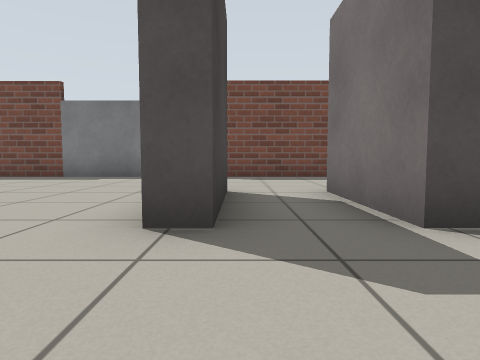
[1] (above)

24 first-person views from a walk through a Gazebo world. The camera is 0.5 m above the floor, tilts 4° down and sees 75° across. The floor is counted in squares, 1 m on a side. Each view is taken from the middle of a square. On the plan, view 1 faces up. The plan holds only what a view shows up to about 9 squares ahead; the rest is blank.

[2]
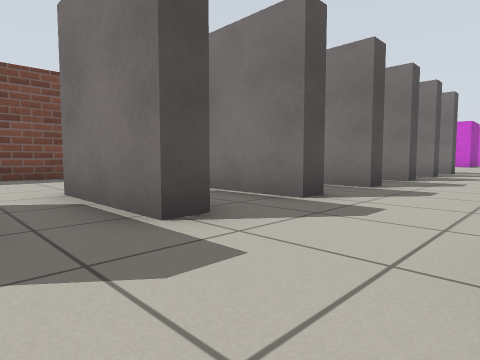

[3]
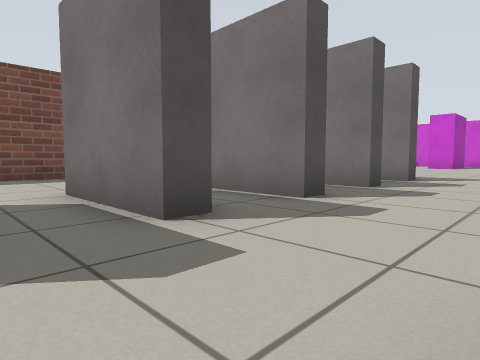

[4]
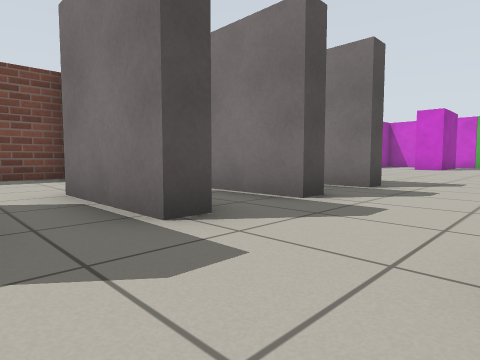

[5]
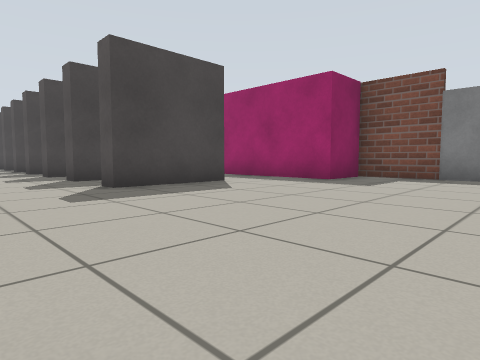

[6]
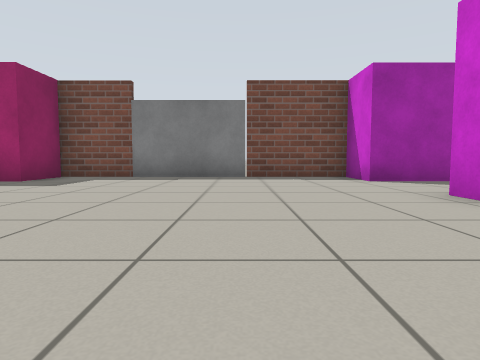

[7]
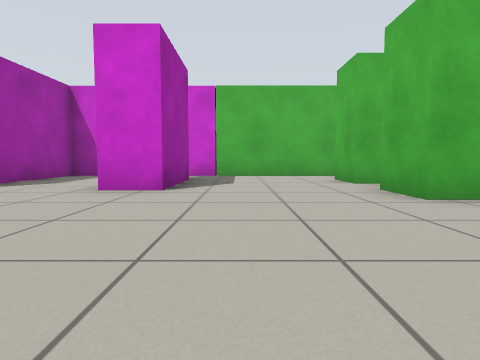

[8]
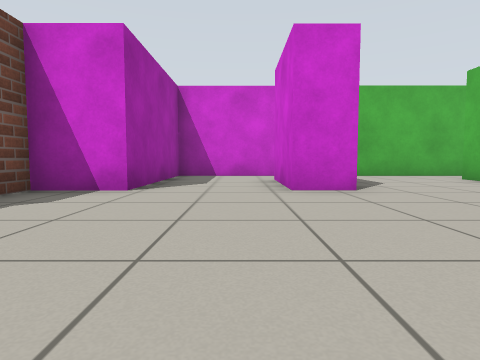

[9]
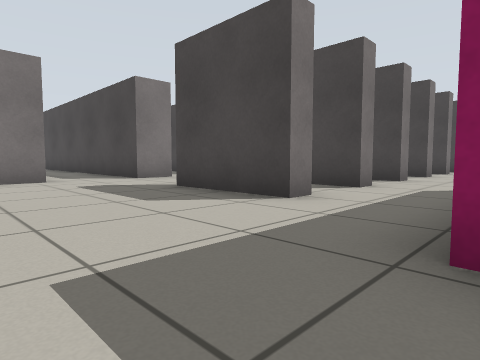

[10]
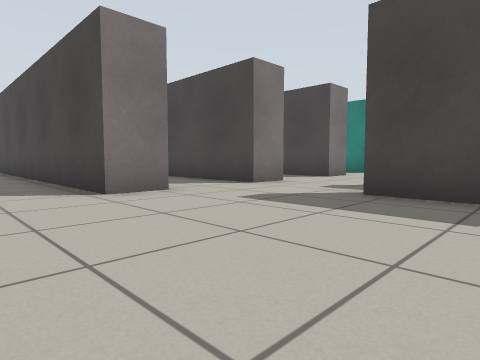

[11]
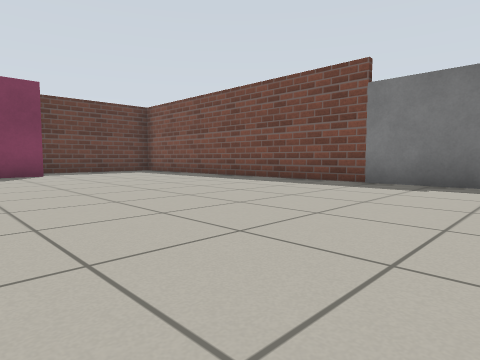

[12]
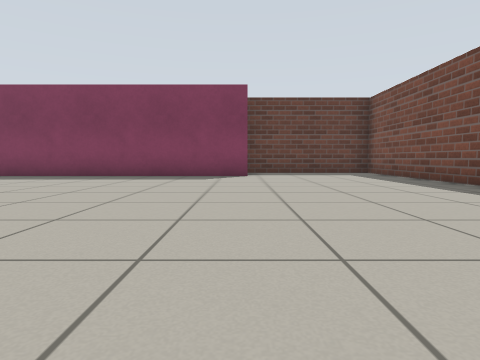

[13]
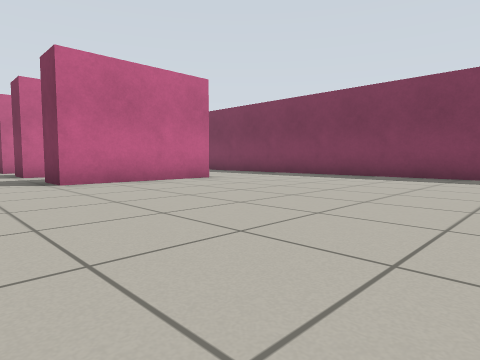

[14]
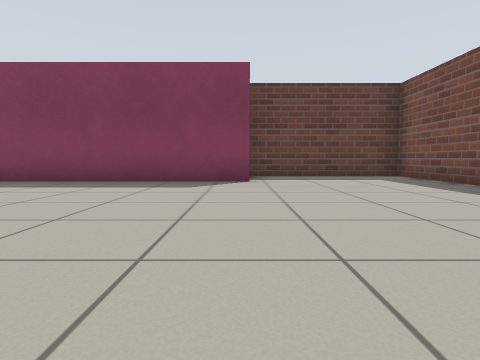

[15]
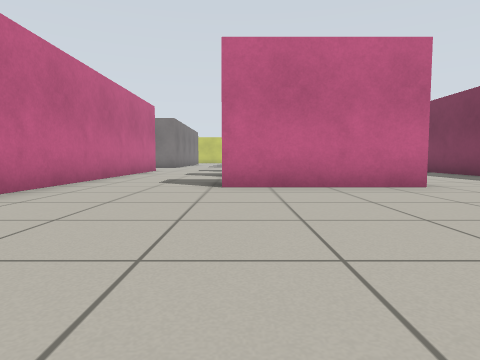

[16]
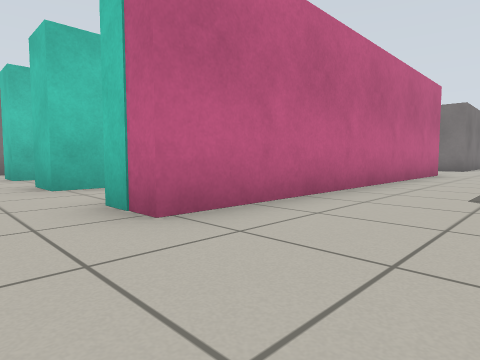

[17]
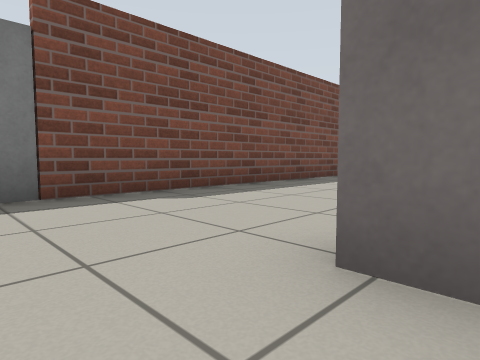

[18]
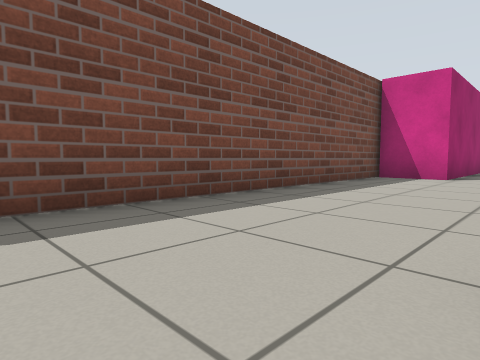

[19]
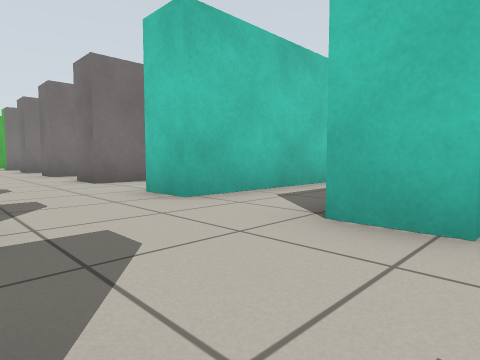

[20]
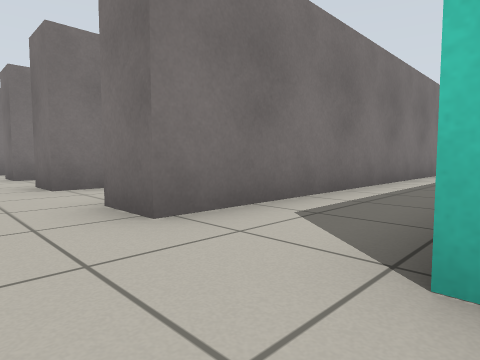

[21]
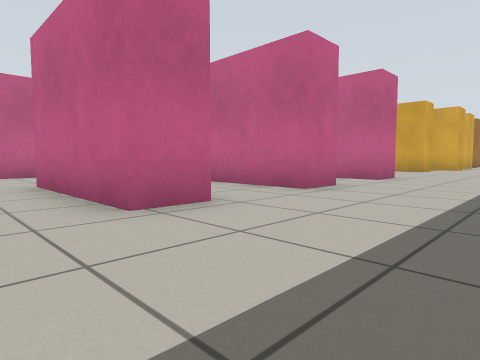

[22]
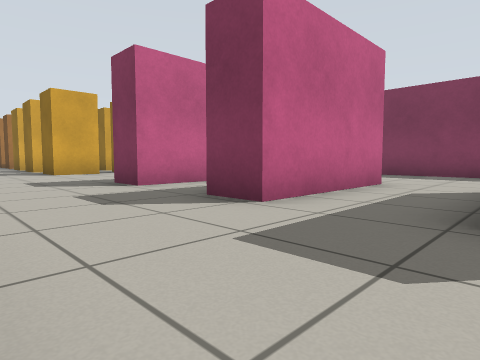

[23]
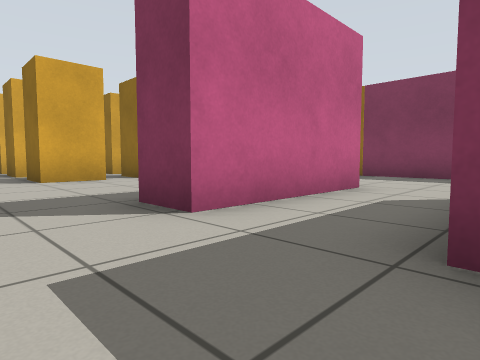

[24]
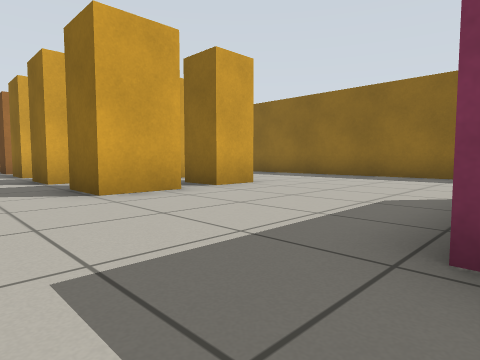

### Floor plan
Points are (right, up) in squares from view 1. A wall is a line through its corners. A room is listed if a view was taken in it or the views show most of it. See-through windows are left out.
Room 1 (views 1, 2, 4, 5, 6, 7, 8, 9, 10, 19, 20)
walls: (13.3, -0.3) (14.3, -0.3); (11.3, 4.7) (11.8, 4.7) (11.8, 2.2) (11.3, 2.2) (11.3, 3.1); (15.2, 8.3) (13.3, 8.3) (13.3, 6.7) (11.6, 6.7); (9.8, 4.7) (9.8, 2.2) (9.3, 2.2); (10.3, -0.3) (11.3, -0.3); (19.7, -0.3) (21, -0.3); (7.8, 2.2) (7.3, 2.2); (22.1, -0.9) (22.1, -0.3) (23.4, -0.3); (7.3, -0.3) (8.3, -0.3); (23.4, 3.2) (20.8, 3.2) (20.8, 4.2) (23.4, 4.2); (5.9, 2.2) (5.3, 2.2); (24.8, -0.4) (24.8, 6.7) (20.8, 6.7) (20.8, 8.3) (18.5, 8.3); (3.9, 2.2) (3.3, 2.2); (4.3, -0.3) (5.4, -0.3); (1.9, 2.2) (1.3, 2.2); (1.3, -0.3) (2.4, -0.3); (-1.7, -0.3) (-0.6, -0.3)
ways out: opening at (1, 3.5) to room 2; opening at (3, 3.5) to room 2; opening at (5, 3.5) to room 2; opening at (6.1, -0.2) to room 2; opening at (7, 3.5) to room 2; opening at (9, 3.5) to room 2; opening at (11, 3.5) to room 3; opening at (12, 5.5) to room 3; opening at (18.5, -1); gap at (22, -1)
objects: door leaf (16, 8) to (18, 8)
Room 2 (views 3, 11, 12, 13, 14, 15, 16, 17, 18, 21, 22, 23, 24)
walls: (-1.7, -9.4) (-1.7, -0.3); (4.3, -3.9) (4.3, -0.3); (7.3, -9.1) (7.3, -0.3); (1.3, -1.1) (1.3, -0.3); (-6, -13.2) (-4.7, -13.2) (-4.7, -14.5); (-5, -15.7) (-4.7, -15.7) (-4.7, -17); (-8.2, -9.4) (-8.2, -8.3) (-4.7, -8.3) (-4.7, -9.4); (-8.2, -6.4) (-8.2, -5.3) (-4.7, -5.3) (-4.7, -6.4); (-7.9, -13.2) (-6.8, -13.2) (-6.8, -14.4); (-8.2, -3.4) (-8.2, -2.3) (-4.7, -2.3) (-4.7, -3.4); (-4.7, -18.2) (-4.7, -19.5); (1.3, 2.2) (1.3, 4.8); (8.3, -0.3) (8.3, -1.2); (3.3, 2.2) (3.3, 4.1); (5.3, 2.2) (5.3, 4.7) (5.8, 4.7) (5.8, 4.1); (10.3, -1.1) (10.3, -0.3); (7.3, 2.2) (7.3, 4.7) (7.8, 4.7) (7.8, 2.2); (-0.7, 4.1) (-0.7, 4.8); (11.3, -0.3) (11.3, -3.5); (-11.7, -4.2) (-11.7, -13.2); (-0.2, 4.8) (-0.2, 2.2) (-0.7, 2.2); (9.3, 2.2) (9.3, 4); (13.3, -0.7) (13.3, -0.3); (14.3, -0.3) (14.3, -7.1); (9.3, 4.7) (9.8, 4.7); (-4.6, 8.3) (-13.5, 8.3) (-13.5, 4.2); (-11.7, 4.3) (-11.7, -2.7); (10.6, 6.7) (8.3, 6.7) (8.3, 8.2); (8.6, 8.3) (-1.1, 8.3)
ways out: opening at (1, 3.5) to room 1; opening at (3, 3.5) to room 1; opening at (5, 3.5) to room 1; opening at (6.1, -0.2) to room 1; opening at (7, 3.5) to room 1; opening at (9, 3.5) to room 1; opening at (10, 5.5) to room 3; gap at (-6, -14)
objects: door leaf (-4, 8) to (-2, 8)
Room 3 (no view inside)
walls: (11.6, 6.7) (10.6, 6.7)
ways out: opening at (11, 3.5) to room 1; opening at (12, 5.5) to room 1; opening at (10, 5.5) to room 2

Positions as (right, up) in squares from view 1, and headings:
1: (0, 0), facing up
2: (0, 0), facing up-right
3: (4, 0), facing up-right
4: (6, 0), facing up-right
5: (17, 0), facing up-left
6: (18, 0), facing up
7: (16, 2), facing right
8: (16, 5), facing right
9: (15, 7), facing down-left
10: (16, 4), facing down-left
11: (-2, 2), facing up-left
12: (-3, 4), facing left
13: (-3, 4), facing down-left
14: (-5, 4), facing left
15: (-5, 3), facing down
16: (-4, 1), facing down-right
17: (-2, 4), facing up-right
18: (0, 5), facing up-right
19: (1, 2), facing down-right
20: (5, 1), facing down-right
21: (-11, -1), facing down-right
22: (-2, -3), facing down-left
23: (-3, -6), facing down-left
24: (-3, -9), facing down-left
